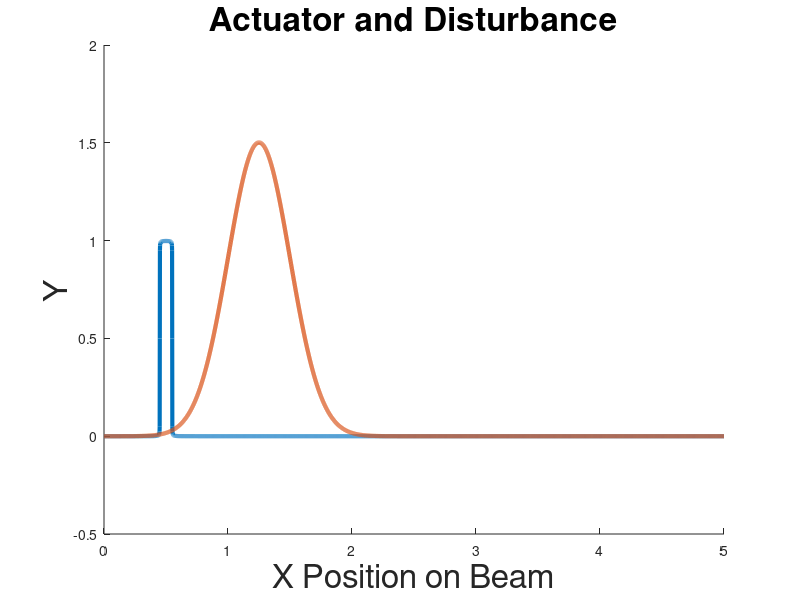

Write MATLAB code to recreate this figure.
clf;clc;clear;
Length            = 5; %0.4573        ;%length
NumNode           = 10000  ;%number of modes
Stiffness         = 0.491; %0.491      ;
MassDensity       = 0.093; %  0.093
DampingVis        = 0.0013;%0.0013     ;
DampingKV         = 0.0000649;%0.00000000000649  ;%0.0000649 
ActLoc            = Length*0.1 ; 
SenLoc            = Length*0.7 ; 
ActWidth          = Length*0.01; % 0.01
SenWidth          = Length*0.01;
StateWeight       = 1          ;%state weight in the cost function
ControlWeight     = 1          ;%control weight in the cost function, must be one for unitary assumpt of zhou for Riccaties page 376
DisturbanceEnergy = 1000          ;
DisturbanceMean   = Length*0.25 ;%disturbance is a gaussian function
DisturbanceVar    = Length*0.05;
DistWeightOnMeasurement = 1    ; % must be one for unitary assumption of zhou page 376
NumLoc            = 100;        

L = Length;
DisturbanceWidth = DisturbanceVar;
dx   = 0.001;
x    = 0:dx:L;

a = zeros(1,NumNode);
for n=1:NumNode
    a(n) = (2/(n*pi))*(cos((n*pi/L)*(ActLoc-ActWidth)) - cos((n*pi/L)*(ActLoc+ActWidth)));
end
sensor = zeros(1,length(x));
for n=1:NumNode
    sensor = sensor + a(n)*sin((n*pi/L)*x);
end

Disutrbance    = exp((-1/2)*((x-DisturbanceMean)/DisturbanceWidth).^2); %Disturbance a normalized gaussian function
Disutrbance    = Disutrbance/(norm(Disutrbance)*sqrt(dx));          %Normalizing L2 norm to one


hold;
plot(x,sensor,'LineWidth',3)
plot(x,Disutrbance,'LineWidth',3);
hold off;
xlabel('X Position on Beam');
ylabel('Y');
title('Actuator and Disturbance');
set(findall(gcf,'type','text'),'fontSize',24);
